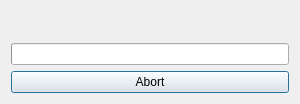
<?xml version="1.0" encoding="UTF-8"?>
<ui version="4.0">
 <class>DialogLaunch</class>
 <widget class="QDialog" name="DialogLaunch">
  <property name="geometry">
   <rect>
    <x>0</x>
    <y>0</y>
    <width>300</width>
    <height>104</height>
   </rect>
  </property>
  <property name="windowTitle">
   <string>Please wait...</string>
  </property>
  <layout class="QVBoxLayout">
   <item>
    <widget class="QLabel" name="label">
     <property name="text">
      <string/>
     </property>
    </widget>
   </item>
   <item>
    <widget class="QProgressBar" name="progress_bar"/>
   </item>
   <item>
    <widget class="QPushButton" name="button">
     <property name="text">
      <string>Abort</string>
     </property>
    </widget>
   </item>
  </layout>
 </widget>
 <resources/>
 <connections/>
</ui>
